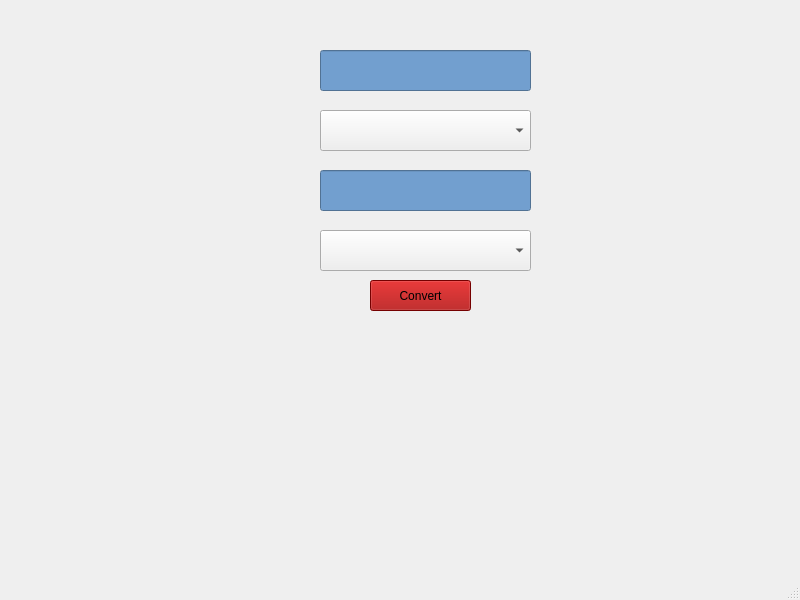
<?xml version="1.0" encoding="UTF-8"?>
<ui version="4.0">
 <class>converter</class>
 <widget class="QMainWindow" name="converter">
  <property name="geometry">
   <rect>
    <x>0</x>
    <y>0</y>
    <width>800</width>
    <height>600</height>
   </rect>
  </property>
  <property name="windowTitle">
   <string>MainWindow</string>
  </property>
  <widget class="QWidget" name="centralwidget">
   <widget class="QLineEdit" name="lineEdit1">
    <property name="geometry">
     <rect>
      <x>320</x>
      <y>50</y>
      <width>211</width>
      <height>41</height>
     </rect>
    </property>
    <property name="minimumSize">
     <size>
      <width>211</width>
      <height>0</height>
     </size>
    </property>
    <property name="maximumSize">
     <size>
      <width>211</width>
      <height>16777215</height>
     </size>
    </property>
    <property name="styleSheet">
     <string notr="true">background-color: rgb(114, 159, 207);</string>
    </property>
   </widget>
   <widget class="QLineEdit" name="lineEdit2">
    <property name="geometry">
     <rect>
      <x>320</x>
      <y>170</y>
      <width>211</width>
      <height>41</height>
     </rect>
    </property>
    <property name="styleSheet">
     <string notr="true">background-color: rgb(114, 159, 207);</string>
    </property>
   </widget>
   <widget class="QComboBox" name="comboBox1">
    <property name="geometry">
     <rect>
      <x>320</x>
      <y>110</y>
      <width>211</width>
      <height>41</height>
     </rect>
    </property>
   </widget>
   <widget class="QComboBox" name="comboBox2">
    <property name="geometry">
     <rect>
      <x>320</x>
      <y>230</y>
      <width>211</width>
      <height>41</height>
     </rect>
    </property>
   </widget>
   <widget class="QPushButton" name="convert">
    <property name="geometry">
     <rect>
      <x>370</x>
      <y>280</y>
      <width>101</width>
      <height>31</height>
     </rect>
    </property>
    <property name="styleSheet">
     <string notr="true">background-color: rgb(164, 0, 0);</string>
    </property>
    <property name="text">
     <string>Convert</string>
    </property>
   </widget>
  </widget>
  <widget class="QMenuBar" name="menubar">
   <property name="geometry">
    <rect>
     <x>0</x>
     <y>0</y>
     <width>800</width>
     <height>22</height>
    </rect>
   </property>
  </widget>
  <widget class="QStatusBar" name="statusbar"/>
 </widget>
 <resources/>
 <connections/>
</ui>
